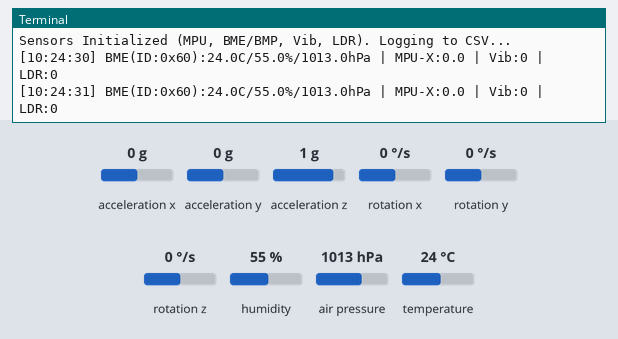
Bench run of a program on a simulated Raspberry Pi (BCM pin numbers). On the bench: the last lines printed to the terminal. Inputs (shaded band) come from the test bench; at power-on: acceleration x 0 g, humidity 55 %, air pressure 1013 hPa, temperature 24 °C, acceleration y 0 g, acceleration z 1 g, rotation x 0 °/s, rotation y 0 °/s, rotation z 0 °/s. The clock reads 2024-03-15 10:24:30 at power-on unless the program sets it; files the program writes start out absent.

Above: at 1.2 s.
1.3 s: acceleration x set to -1.4 g
At 2.6 s:
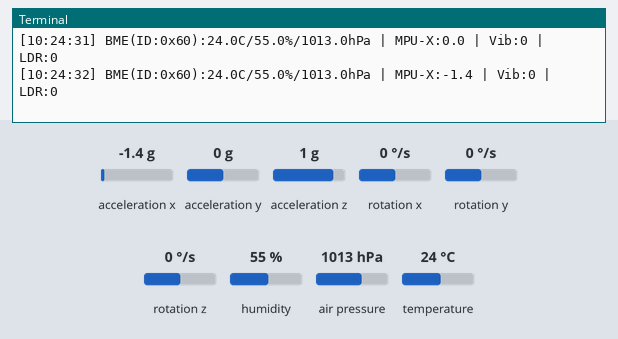
2.8 s: humidity set to 22 %
At 3.9 s:
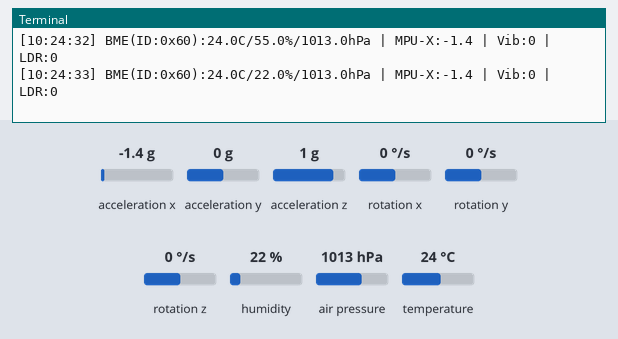
4.3 s: air pressure set to 952 hPa
At 5.6 s:
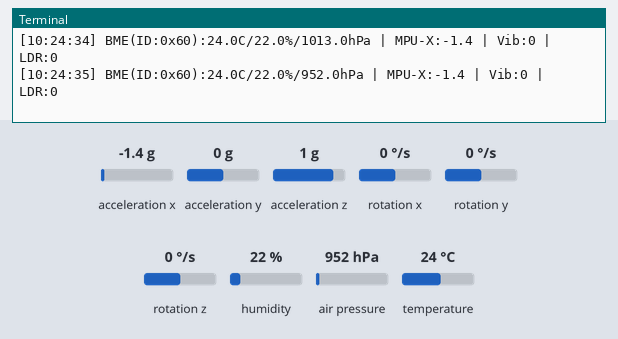
5.8 s: temperature set to 12 °C
At 6.9 s:
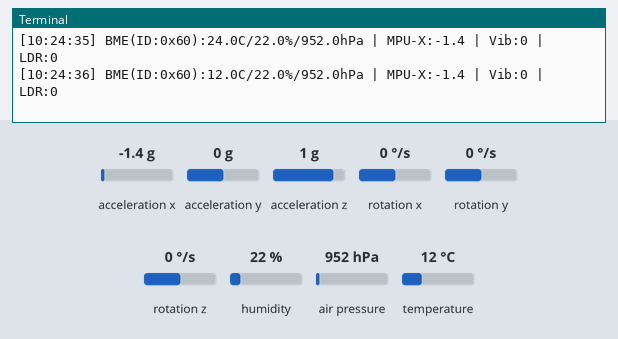
Timing chart, 0 to 8.3 s (numbered marks = the images above; inputs shaded):
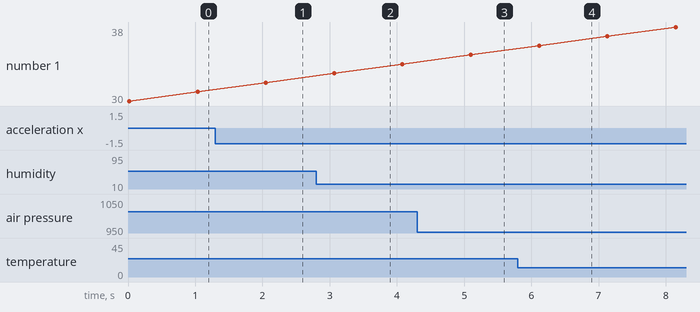

Measured:
- after the input at 1.3 s, the terminal: prints a new line after 0.75 s (image 1)
- after the input at 2.8 s, the terminal: prints a new line after 0.27 s (image 2)
- after the input at 4.3 s, the terminal: prints a new line after 0.80 s (image 3)
- after the input at 5.8 s, the terminal: prints a new line after 0.31 s (image 4)

The program:

read_gpio_sensors.py
```python
import time
import board
import busio
import digitalio
import smbus2
import bme280
from gpiozero import InputDevice, Button
from datetime import datetime
import csv
import os
import math

# ---- Configuration ----
# I2C
I2C_BUS = 1
MPU6500_ADDR = 0x68
BME280_ADDR = 0x76 # Or 0x77

# GPIO Pins (BCM numbering)
VIBRATION_PIN = 6
LDR_PIN = 12

# CSV
CSV_FILE = 'rpi_gpio_log.csv'

# ---- MPU6500 Registers ----
PWR_MGMT_1 = 0x6B
SMPLRT_DIV = 0x19
CONFIG = 0x1A
GYRO_CONFIG = 0x1B
ACCEL_CONFIG = 0x1C
INT_ENABLE = 0x38
ACCEL_XOUT_H = 0x3B
ACCEL_YOUT_H = 0x3D
ACCEL_ZOUT_H = 0x3F
GYRO_XOUT_H = 0x43
GYRO_YOUT_H = 0x45
GYRO_ZOUT_H = 0x47

class MPU6500:
    def __init__(self, bus, address=MPU6500_ADDR):
        self.bus = bus
        self.address = address
        self._init_sensor()

    def _init_sensor(self):
        # Wake up
        self.bus.write_byte_data(self.address, PWR_MGMT_1, 0)

    def read_raw_data(self, addr):
        # Read two bytes
        high = self.bus.read_byte_data(self.address, addr)
        low = self.bus.read_byte_data(self.address, addr+1)
        value = ((high << 8) | low)
        if(value > 32768):
            value = value - 65536
        return value

    def get_data(self):
        # Read Accelerometer
        acc_x = self.read_raw_data(ACCEL_XOUT_H) / 16384.0
        acc_y = self.read_raw_data(ACCEL_YOUT_H) / 16384.0
        acc_z = self.read_raw_data(ACCEL_ZOUT_H) / 16384.0

        # Read Gyroscope
        gyro_x = self.read_raw_data(GYRO_XOUT_H) / 131.0
        gyro_y = self.read_raw_data(GYRO_YOUT_H) / 131.0
        gyro_z = self.read_raw_data(GYRO_ZOUT_H) / 131.0

        return {
            'acc_x': round(acc_x, 2), 'acc_y': round(acc_y, 2), 'acc_z': round(acc_z, 2),
            'gyro_x': round(gyro_x, 2), 'gyro_y': round(gyro_y, 2), 'gyro_z': round(gyro_z, 2)
        }

def setup_csv():
    if not os.path.exists(CSV_FILE):
        with open(CSV_FILE, 'w', newline='') as f:
            writer = csv.writer(f)
            writer.writerow([
                'timestamp',
                'temp_bme', 'hum_bme', 'pres_bme',
                'acc_x', 'acc_y', 'acc_z',
                'gyro_x', 'gyro_y', 'gyro_z',
                'vibration', 'light_detected'
            ])

def log_to_csv(data):
    try:
        with open(CSV_FILE, 'a', newline='') as f:
            writer = csv.writer(f)
            writer.writerow([
                datetime.now().isoformat(),
                data.get('temp_bme'), data.get('hum_bme'), data.get('pres_bme'),
                data.get('acc_x'), data.get('acc_y'), data.get('acc_z'),
                data.get('gyro_x'), data.get('gyro_y'), data.get('gyro_z'),
                data.get('vibration'), data.get('light_detected')
            ])
    except Exception as e:
        print(f"CSV Error: {e}")

def main():
    setup_csv()

    # 1. Setup I2C
    try:
        bus = smbus2.SMBus(I2C_BUS)
        mpu = MPU6500(bus)
        # BME280 parameters
        bme_params = bme280.load_calibration_params(bus, BME280_ADDR)
    except Exception as e:
        print(f"I2C Setup Error: {e}")
        return

    # 2. Setup Digital Inputs
    vibration_sensor = InputDevice(VIBRATION_PIN, pull_up=False)
    ldr_sensor = InputDevice(LDR_PIN, pull_up=False)

    print("Sensors Initialized (MPU, BME/BMP, Vib, LDR). Logging to CSV...")

    while True:
        data = {}

        # --- I2C Sensors ---
        try:
            # BME280
            bme_data = bme280.sample(bus, BME280_ADDR, bme_params)
            data['temp_bme'] = round(bme_data.temperature, 2)
            data['hum_bme'] = round(bme_data.humidity, 2)
            data['pres_bme'] = round(bme_data.pressure, 2)

            # MPU6500
            mpu_data = mpu.get_data()
            data.update(mpu_data)

        except Exception as e:
            pass # Keep looping

        # --- Digital Sensors ---
        try:
            data['vibration'] = vibration_sensor.value
            data['light_detected'] = ldr_sensor.value # 0 or 1
        except Exception as e:
            print(f"GPIO Error: {e}")


        # Log and Print
        timestamp = datetime.now().strftime("%H:%M:%S")

        # Check BME Chip ID if possible (0x60=BME280, 0x58=BMP280)
        try:
            chip_id = bus.read_byte_data(BME280_ADDR, 0xD0)
            is_bmp = (chip_id == 0x58)
            chip_str = f"ID:0x{chip_id:02X}"
            sensor_name = "BMP" if is_bmp else "BME"
        except:
            chip_str = "ID:??"
            is_bmp = False
            sensor_name = "BME"

        # BME/BMP
        if is_bmp:
             # BMP280 has no humidity
             bme_str = f"{sensor_name}({chip_str}):{data.get('temp_bme')}C/{data.get('pres_bme')}hPa"
        else:
             bme_str = f"{sensor_name}({chip_str}):{data.get('temp_bme')}C/{data.get('hum_bme')}%/{data.get('pres_bme')}hPa"

        if not data.get('temp_bme'):
            bme_str = f"{sensor_name}:ERR"

        # MPU (Acc X only for brevity)
        mpu_str = f"MPU-X:{data.get('acc_x')}" if data.get('acc_x') is not None else "MPU:ERR"
        # Vibration
        vib_str = f"Vib:{data.get('vibration')}"
        # LDR
        ldr_str = f"LDR:{data.get('light_detected')}"

        print(f"[{timestamp}] {bme_str} | {mpu_str} | {vib_str} | {ldr_str}")

        log_to_csv(data)

        time.sleep(1) # Back to 1s as DHT is gone

if __name__ == "__main__":
    main()
```
